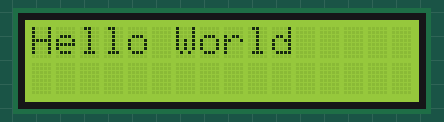
Bench run of a sketch on a simulated Arduino Uno, built with avr-gcc and run on an emulated ATmega328P. On the bench: 16×2 character LCD.

Above: at 0.1 s.
At 1.1 s:
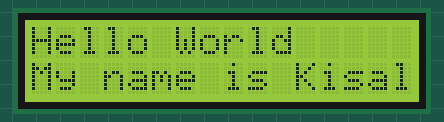
At 2.1 s:
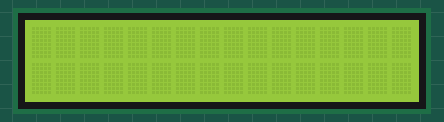

The sketch:

LCD_screen_with_potentiometer.ino
```cpp
#include <LiquidCrystal.h>

int rs = 7;
int en = 8;
int d4 = 9;
int d5 = 10;
int d6 = 11;
int d7 = 12;
int dt = 1000;
LiquidCrystal lcd(rs,en,d4,d5,d6,d7);

void setup() {
  // put your setup code here, to run once:
  lcd.begin(16,2);
}

void loop() {
  // put your main code here, to run repeatedly:
  lcd.setCursor(0,0);
  lcd.print("Hello World");
  delay(dt);
  lcd.setCursor(0, 1);
  lcd.print("My name is Kisal");
  delay(dt);
  lcd.clear();
  delay(dt);
}
```

Measured:
- by itself, everything shown: repeats every 3.0 s, in 3 steps
- what the display in image 1 shows lasts 1.0 s, from 1.1 s to 2.1 s
